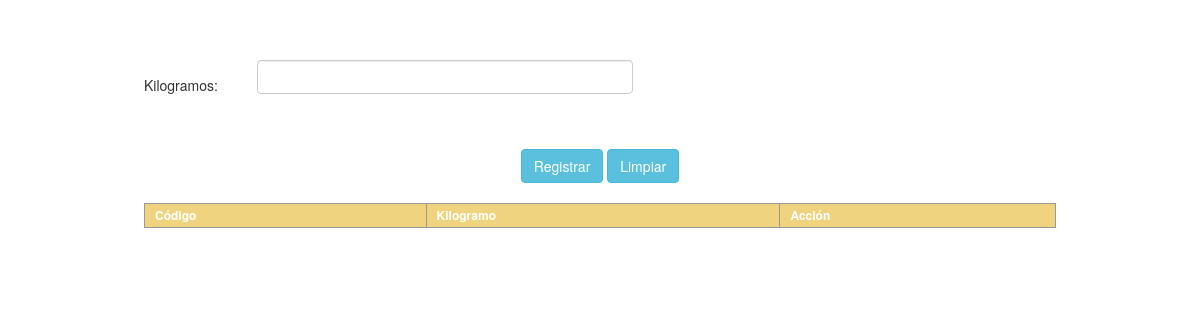
/vista/kilogramo.php, run on an earlier commit of the app's database.
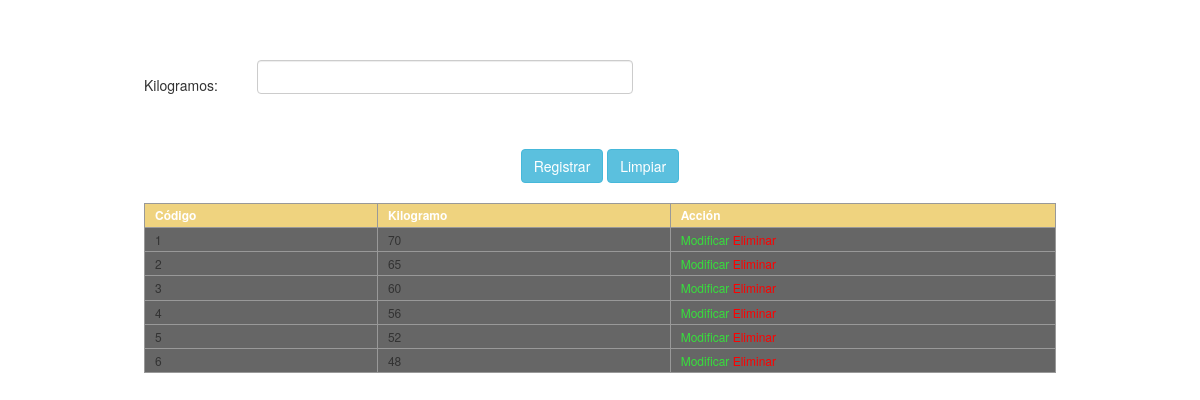
And on a later commit of the database.
### tables this page shows
CREATE TABLE `kilogramos` (
  `id_kilos` int(11) NOT NULL AUTO_INCREMENT,
  `kilos` varchar(3) NOT NULL,
  PRIMARY KEY (`id_kilos`) USING BTREE
);

### modelo/Conexion.php (called while the page is built, shortened)
<?php
class Conexion
{
    private static $_server   = 'localhost';
    private static $_user     = 'root';
    private static $_password = '123456';
    protected $bd             = 'wushu';
    private function _abrir_conn() {
        $this->_conn = new mysqli(self::$_server, self::$_user, self::$_password, $this->bd);
        if ((int) $this->_conn->connect_errno == 0) {
            $this->_state_conn = TRUE;
            $this->_conn->set_charset('utf8');
            return $this->_conn;
        }
    }
    public function _query($sql) {
        if ($this->_state_conn === TRUE) {
            $resultado = $this->_conn->query($sql);
            if($resultado){
                return $resultado;
            }else{
                return FALSE;
            }
        }
    }
    public function RetornarRegistros($sql) {
        $result = $this->_query($sql);
        if ($this->_state_conn === TRUE) {
             $count = $result->num_rows;
            if($count > 0){
            while ($row =$result->fetch_array()) {
                $rows[] = $row;
            }
            return $rows;
            }else{
                return FALSE;
            }
        }
    }
}

### vista/kilogramo.php (the view, shortened to what the changed rows need)
<?php
require_once '../modelo/Conexion.php';
$obj_conexion = new Conexion();
?>
<!DOCTYPE html>
<html>
    <head>
        <link href="../css/bootstrap.css" rel="stylesheet" media="screen"/>
        <link href="../css/estilos.css" rel="stylesheet" media="screen"/>
        <link href="../css/jquery.dataTables.css" rel="stylesheet" media="screen"/>
        <link href="../css/select2.css" rel="stylesheet" media="screen"/>
        <link href="../css/select2-bootstrap.css" rel="stylesheet" media="screen"/>
    </head>
    <body>
        <div style="margin-top: 5%;position: relative;display: block">
            <form id="frmkilos">
                <table width="912" border="0" align="center">
                    <tr>
                        <td colspan="4" align="center">
                            <table border="0" id="tbl_kilos" class="dataTable">
                                <thead>
                                    <tr>
                                        <th>C&oacute;digo</th>
                                        <th>Kilogramo</th>
                                        <th>Acci&oacute;n</th>
                                    </tr>
                                </thead>
                                <tbody>
                                    <?php
                                    $sql                 = "SELECT  id_kilos,  kilos FROM kilogramos";
                                    $resgistros          = $obj_conexion->RetornarRegistros($sql);
                                    $es_array = is_array($resgistros) ? TRUE : FALSE;
                                    if ($es_array == TRUE) {
                                        for ($i = 0; $i < count($resgistros); $i++) {
                                            ?>
                                            <tr>
                                                <td><?php echo $resgistros[$i]['id_kilos'] ?></td>
                                                <td><?php echo $resgistros[$i]['kilos'] ?></td>
                                                <td>
                                                    <span class="accion modificar">Modificar</span>
                                                    <span class="accion eliminar">Eliminar</span>
                                                </td>
                                            </tr>
                                            <?php
                                        }
                                    }
                                    ?>
                                </tbody>
                            </table>
                        </td>
                    </tr>
                </table>
            </form>
        </div>
    </body>
</html>

What changed in the data, as far as the page shows it:
added kilogramos: id_kilos "1", kilos "70"
added kilogramos: id_kilos "2", kilos "65"
added kilogramos: id_kilos "3", kilos "60"
added kilogramos: id_kilos "4", kilos "56"
added kilogramos: id_kilos "5", kilos "52"
added kilogramos: id_kilos "6", kilos "48"
